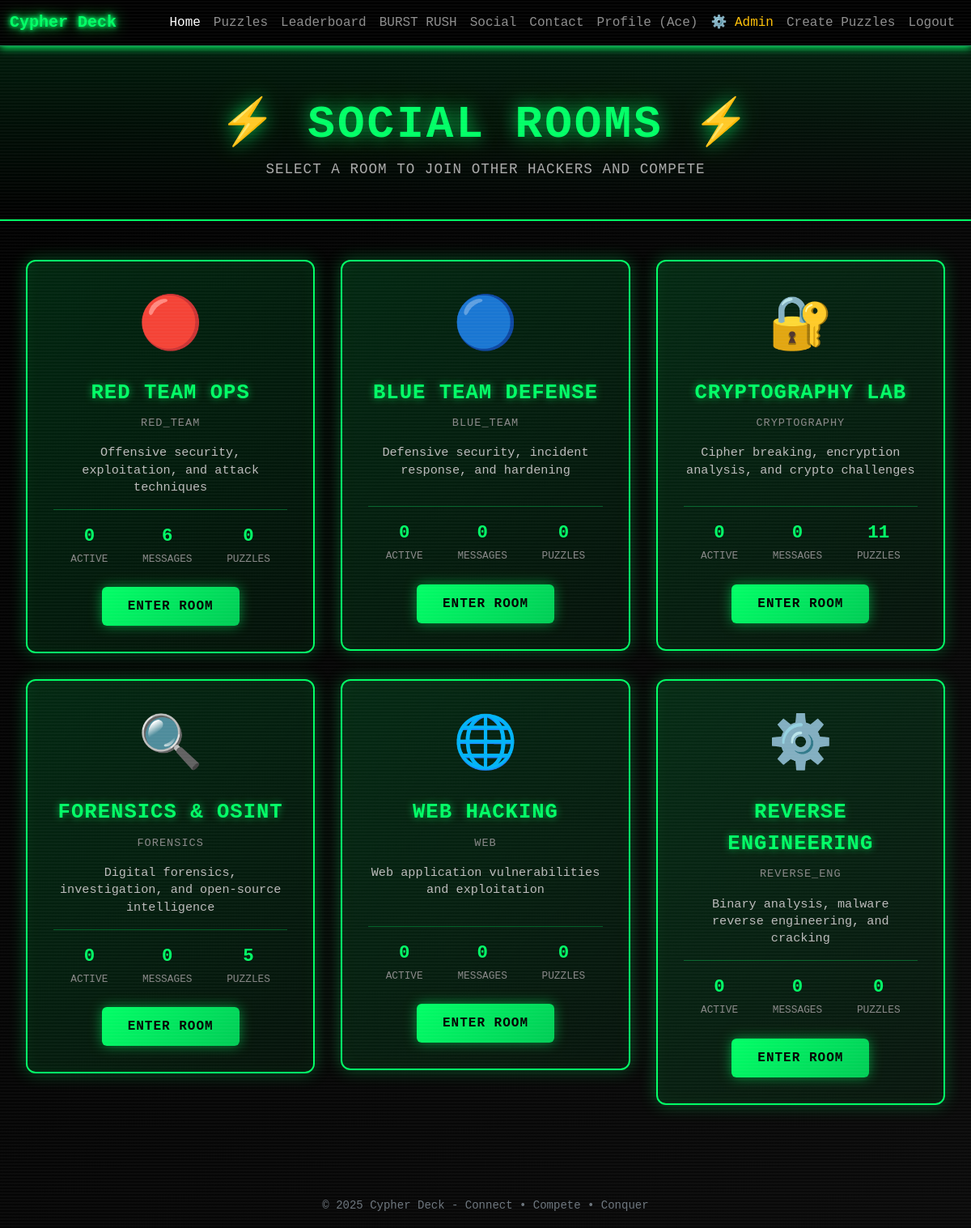
The page /cypherdeck-main1/pages/social/rooms.php (signed in) on the database its author committed.
### tables this page shows
CREATE TABLE `Rooms` (
  `id` int NOT NULL,
  `name` varchar(100) NOT NULL,
  `description` text,
  `category` varchar(50) NOT NULL,
  `icon_emoji` varchar(10) DEFAULT 0xF09F9492,
  `icon_color` varchar(7) DEFAULT '#00ff66',
  `member_count` int DEFAULT '0',
  `created_at` timestamp NULL DEFAULT CURRENT_TIMESTAMP
);

### cypherdeck-main1/pages/social/rooms.php (the view, shortened to what this page needs)
<?php
require_once("../php/process_db.php");
$sql = "SELECT id, name, description, category, icon_emoji, icon_color,
               (SELECT COUNT(*) FROM ChatMessages WHERE room_id = Rooms.id) as message_count
        FROM Rooms
        ORDER BY created_at ASC";
$result = $conn->query($sql);
$rooms = $result->fetch_all(MYSQLI_ASSOC);
?>
<!DOCTYPE html>
<html lang="en">
<head>
  <link href="https://cdn.jsdelivr.net/npm/bootstrap@5.3.0/dist/css/bootstrap.min.css" rel="stylesheet">
  <link href="../../css/style.php" rel="stylesheet" type="text/css">
</head>
<body>
  <?php require_once("../templates/navbar.php"); ?>
  <div class="rooms-header">
    <h1>⚡ SOCIAL ROOMS ⚡</h1>
    <p>Select a room to join other hackers and compete</p>
  </div>
  <div class="channels-grid">
    <?php foreach ($rooms as $room): ?>
      <div class="channel-card" onclick="enterRoom(<?php echo $room['id']; ?>)">
        <div class="channel-card-inner">
          <div>
            <div class="channel-icon"><?php echo htmlspecialchars($room['icon_emoji']); ?></div>
            <div class="channel-name"><?php echo htmlspecialchars($room['name']); ?></div>
            <div class="channel-category"><?php echo htmlspecialchars($room['category']); ?></div>
            <div class="channel-description"><?php echo htmlspecialchars($room['description']); ?></div>
          </div>
          <div>
            <div class="channel-stats">
              <div class="channel-stat">
                <span class="channel-stat-value"><?php
                  $usersSql = "SELECT COUNT(DISTINCT user_id) as unique_users FROM ChatMessages WHERE room_id = ? AND created_at > DATE_SUB(NOW(), INTERVAL 30 MINUTE)";
                  $usersStmt = $conn->prepare($usersSql);
                  $usersStmt->bind_param("i", $room['id']);
                  $usersStmt->execute();
                  $usersResult = $usersStmt->get_result()->fetch_assoc();
                  echo $usersResult['unique_users'] ?? 0;
                ?></span>
                <span class="channel-stat-label">Active</span>
              </div>
              <div class="channel-stat">
                <span class="channel-stat-value"><?php echo $room['message_count']; ?></span>
                <span class="channel-stat-label">Messages</span>
              </div>
              <div class="channel-stat">
                <span class="channel-stat-value"><?php
                  $puzzlesSql = "SELECT COUNT(*) as puzzle_count FROM PuzzleStore WHERE category = ?";
                  $puzzlesStmt = $conn->prepare($puzzlesSql);
                  $puzzlesStmt->bind_param("s", $room['category']);
                  $puzzlesStmt->execute();
                  $puzzlesResult = $puzzlesStmt->get_result()->fetch_assoc();
                  echo $puzzlesResult['puzzle_count'] ?? 0;
                ?></span>
                <span class="channel-stat-label">Puzzles</span>
              </div>
            </div>
            <button class="enter-room-btn">ENTER ROOM</button>
          </div>
        </div>
      </div>
    <?php endforeach; ?>
  </div>
  <footer class="text-center mt-5 mb-3 text-secondary">
    <small>&copy; 2025 Cypher Deck - Connect • Compete • Conquer</small>
  </footer>
</body>
</html>

### cypherdeck-main1/pages/social/rooms.php (style rules this page uses)
body { background: linear-gradient(135deg, #000000 0%, #0a0a0a 100%); background-attachment: fixed; font-family: 'Courier New', monospace; overflow-x: hidden; }
.rooms-header { text-align: center; padding: 4rem 2rem 2rem; background: linear-gradient(180deg, rgba(0,255,102,0.1) 0%, rgba(0,0,0,0) 100%); border-bottom: 2px solid #00ff66; margin-bottom: 3rem; }
.rooms-header h1 { font-size: 3.5rem; font-weight: bold; color: #00ff66; text-shadow: 0 0 20px rgba(0,255,102,0.6), 0 0 40px rgba(0,255,102,0.3); letter-spacing: 3px; margin-bottom: 0.5rem; }
.rooms-header p { font-size: 1.1rem; color: #aaa; text-transform: uppercase; letter-spacing: 1px; }
.channels-grid { display: grid; grid-template-columns: repeat(auto-fit, minmax(350px, 1fr)); gap: 2rem; padding: 0 2rem 4rem; max-width: 1400px; margin: 0 auto; }
.channel-card { position: relative; cursor: pointer; transition: all 0.4s cubic-bezier(0.34, 1.56, 0.64, 1); transform-style: preserve-3d; perspective: 1000px; }
.channel-card-inner { background: linear-gradient(135deg, rgba(0,255,102,0.15) 0%, rgba(0,255,102,0.05) 100%); border: 2px solid #00ff66; border-radius: 12px; padding: 2rem; text-align: center; box-shadow: 0 0 20px rgba(0,255,102,0.3), inset 0 0 20px rgba(0,255,102,0.05); transition: all 0.3s ease; min-height: 320px; display: flex; flex-direction: column; justify-content: space-between; }
.channel-icon { font-size: 4rem; margin-bottom: 1rem; animation: float 3s ease-in-out infinite; }
.channel-name { font-size: 1.6rem; font-weight: bold; color: #00ff66; text-shadow: 0 0 10px rgba(0,255,102,0.6); margin-bottom: 0.5rem; text-transform: uppercase; letter-spacing: 1px; }
.channel-category { font-size: 0.85rem; color: #888; text-transform: uppercase; letter-spacing: 1px; margin-bottom: 1rem; }
.channel-description { font-size: 0.95rem; color: #bbb; margin-bottom: 1rem; min-height: 60px; line-height: 1.4; }
.channel-stats { display: flex; justify-content: space-around; margin-bottom: 1.5rem; font-size: 0.9rem; color: #aaa; border-top: 1px solid rgba(0,255,102,0.3); padding-top: 1rem; }
.channel-stat { text-align: center; }
.channel-stat-value { font-size: 1.4rem; font-weight: bold; color: #00ff66; display: block; }
.channel-stat-label { font-size: 0.8rem; color: #888; text-transform: uppercase; }
.enter-room-btn { background: linear-gradient(135deg, #00ff66 0%, #00cc55 100%); color: #000; border: none; padding: 0.75rem 2rem; border-radius: 6px; font-weight: bold; text-transform: uppercase; letter-spacing: 1px; cursor: pointer; transition: all 0.3s ease; box-shadow: 0 0 15px rgba(0,255,102,0.5); }
body::before { content: ''; position: fixed; top: 0; left: 0; width: 100%; height: 100%; background: repeating-linear-gradient( 0deg, transparent, transparent 2px, rgba(255,255,255,0.03) 2px, rgba(255,255,255,0.03) 4px ); pointer-events: none; z-index: 999; }

### rows shown on the page
rooms: icon_emoji "🔴", name "RED TEAM OPS", category "RED_TEAM", description "Offensive security, exploitation, and attack techniques", unique_users "0", message_count "6", puzzle_count "0"
rooms: icon_emoji "🔵", name "BLUE TEAM DEFENSE", category "BLUE_TEAM", description "Defensive security, incident response, and hardening", unique_users "0", message_count "0", puzzle_count "0"
rooms: icon_emoji "🔐", name "CRYPTOGRAPHY LAB", category "CRYPTOGRAPHY", description "Cipher breaking, encryption analysis, and crypto challenges", unique_users "0", message_count "0", puzzle_count "11"
rooms: icon_emoji "🔍", name "FORENSICS & OSINT", category "FORENSICS", description "Digital forensics, investigation, and open-source intelligence", unique_users "0", message_count "0", puzzle_count "5"
rooms: icon_emoji "🌐", name "WEB HACKING", category "WEB", description "Web application vulnerabilities and exploitation", unique_users "0", message_count "0", puzzle_count "0"
rooms: icon_emoji "⚙️", name "REVERSE ENGINEERING", category "REVERSE_ENG", description "Binary analysis, malware reverse engineering, and cracking", unique_users "0", message_count "0", puzzle_count "0"

### other values the page prints
$_SESSION['username'] "Ace"
